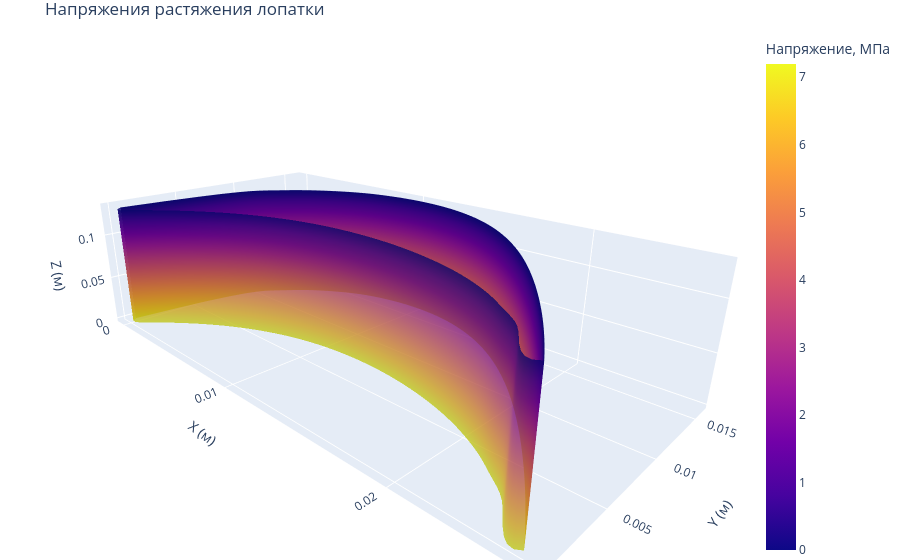

Source (notebook cell):
### Code cell
import numpy as np
from scipy.interpolate import interp1d
import plotly.graph_objects as go

def plot_3d_blade_with_stress(xu, yu, xl, yl, stress_distribution, 
                             height=0.1, num_points=100):
    # Интерполяция профилей
    f_u = interp1d(xu, yu, kind='cubic')
    x_u = np.linspace(min(xu), max(xu), num_points)
    y_u = f_u(x_u)
    
    f_l = interp1d(xl, yl, kind='cubic')
    x_l = np.linspace(min(xl), max(xl), num_points)
    y_l = f_l(x_l)

    # Создание координат по Z (включая верхнее и нижнее сечения)
    z_coords = np.linspace(0, height, num_points)
    
    # Интерполяция напряжений по высоте Z
    stress_interp = interp1d(np.linspace(0, height, len(stress_distribution)),
                            stress_distribution,
                            kind='linear',
                            fill_value='extrapolate')
    
    # Создание 3D сетки
    X_u, Z_u = np.meshgrid(x_u, z_coords)
    Y_u = np.array([y_u]*num_points)
    
    X_l, Z_l = np.meshgrid(x_l, z_coords)
    Y_l = np.array([y_l]*num_points)
    
    # Распределение напряжений по Z
    stress = stress_interp(z_coords)[:, np.newaxis]

    fig = go.Figure()
    
    # Верхняя поверхность
    fig.add_trace(go.Surface(
        x=X_u,
        y=Y_u,
        z=Z_u,
        surfacecolor=np.repeat(stress, len(x_u), axis=1),
        colorscale='Plasma',
        opacity=0.8,
        showscale=True,
        name='Напряжения',
        colorbar=dict(title='Напряжение, МПа')
    ))
    
    # Нижняя поверхность
    fig.add_trace(go.Surface(
        x=X_l,
        y=Y_l,
        z=Z_l,
        surfacecolor=np.repeat(stress, len(x_l), axis=1),
        colorscale='Plasma',
        showscale=False
    ))
    
    # Боковые поверхности
    for i in [0, -1]:  # Передняя и задняя кромки
        fig.add_trace(go.Surface(
            x=np.array([[xu[i], xl[i]]]*num_points),
            y=np.array([[yu[i], yl[i]]]*num_points),
            z=np.array([z_coords, z_coords]).T,
            surfacecolor=stress,
            colorscale='Plasma',
            showscale=False
        ))
    
    # Настройки отображения
    fig.update_layout(
        title='Напряжения растяжения лопатки',
        scene=dict(
            xaxis_title='X (м)',
            yaxis_title='Y (м)',
            zaxis_title='Z (м)',
            aspectmode='manual',
            aspectratio=dict(x=2, y=1, z=0.5),
            camera=dict(eye=dict(x=1.5, y=-1.5, z=0.8))
        ),
        margin=dict(l=0, r=50, b=0, t=30)
    )
    
    fig.show()


stress_values =tension_stress(y)/MPa# np.linspace(50, 100, len(xu))


plot_3d_blade_with_stress(xu, yu, xl, yl, 
                         stress_distribution=stress_values,
                         height=blade_length_my,
                         num_points=100)

### Figure 1 — Plotly figure (JSON) as saved in the notebook; plotly's stock layout.template omitted (floating-point values rounded to 4 significant figures; data arrays with more than 128 entries replaced by an {"elided": "..."} marker saying what was removed)
{"data": [{"colorbar": {"title": {"text": "Напряжение, МПа"}}, "colorscale": [[0, "#0d0887"], [0.1111, "#46039f"], [0.2222, "#7201a8"], [0.3333, "#9c179e"], [0.4444, "#bd3786"], [0.5556, "#d8576b"], [0.6667, "#ed7953"], [0.7778, "#fb9f3a"], [0.8889, "#fdca26"], [1, "#f0f921"]], "name": "Напряжения", "opacity": 0.8, "showscale": true, "surfacecolor": {"elided": "100x100 float values"}, "type": "surface", "x": {"elided": "100x100 float values"}, "y": {"elided": "100x100 float values"}, "z": {"elided": "100x100 float values"}}, {"colorscale": [[0, "#0d0887"], [0.1111, "#46039f"], [0.2222, "#7201a8"], [0.3333, "#9c179e"], [0.4444, "#bd3786"], [0.5556, "#d8576b"], [0.6667, "#ed7953"], [0.7778, "#fb9f3a"], [0.8889, "#fdca26"], [1, "#f0f921"]], "showscale": false, "surfacecolor": {"elided": "100x100 float values"}, "type": "surface", "x": {"elided": "100x100 float values"}, "y": {"elided": "100x100 float values"}, "z": {"elided": "100x100 float values"}}, {"colorscale": [[0, "#0d0887"], [0.1111, "#46039f"], [0.2222, "#7201a8"], [0.3333, "#9c179e"], [0.4444, "#bd3786"], [0.5556, "#d8576b"], [0.6667, "#ed7953"], [0.7778, "#fb9f3a"], [0.8889, "#fdca26"], [1, "#f0f921"]], "showscale": false, "surfacecolor": [[7.196], [7.133], [7.07], [7.007], [6.943], [6.879], [6.815], [6.751], [6.687], [6.622], [6.557], [6.492], [6.427], [6.362], [6.296], [6.23], [6.164], [6.098], [6.032], [5.965], [5.899], [5.832], [5.765], [5.697], [5.63], [5.562], [5.494], [5.426], [5.358], [5.289], [5.22], [5.151], [5.082], [5.013], [4.943], [4.874], [4.804], [4.734], [4.663], [4.593], [4.522], [4.451], [4.38], [4.309], [4.237], [4.166], [4.094], [4.022], [3.949], [3.877], [3.804], [3.731], [3.658], [3.585], [3.511], [3.438], [3.364], [3.29], [3.215], [3.141], [3.066], [2.991], [2.916], [2.841], [2.766], [2.69], [2.614], [2.538], [2.462], [2.385], [2.309], [2.232], [2.155], [2.078], [2.0], [1.923], [1.845], [1.767], [1.689], [1.61], [1.531], [1.453], [1.374], [1.294], [1.215], [1.135], [1.056], [0.9755], [0.8953], [0.8149], [0.7343], [0.6535], [0.5725], [0.4913], [0.4099], [0.3283], [0.2466], [0.1646], [0.08238], [0]], "type": "surface", "x": {"elided": "100x2 int values"}, "y": {"elided": "100x2 float values"}, "z": {"elided": "100x2 float values"}}, {"colorscale": [[0, "#0d0887"], [0.1111, "#46039f"], [0.2222, "#7201a8"], [0.3333, "#9c179e"], [0.4444, "#bd3786"], [0.5556, "#d8576b"], [0.6667, "#ed7953"], [0.7778, "#fb9f3a"], [0.8889, "#fdca26"], [1, "#f0f921"]], "showscale": false, "surfacecolor": [[7.196], [7.133], [7.07], [7.007], [6.943], [6.879], [6.815], [6.751], [6.687], [6.622], [6.557], [6.492], [6.427], [6.362], [6.296], [6.23], [6.164], [6.098], [6.032], [5.965], [5.899], [5.832], [5.765], [5.697], [5.63], [5.562], [5.494], [5.426], [5.358], [5.289], [5.22], [5.151], [5.082], [5.013], [4.943], [4.874], [4.804], [4.734], [4.663], [4.593], [4.522], [4.451], [4.38], [4.309], [4.237], [4.166], [4.094], [4.022], [3.949], [3.877], [3.804], [3.731], [3.658], [3.585], [3.511], [3.438], [3.364], [3.29], [3.215], [3.141], [3.066], [2.991], [2.916], [2.841], [2.766], [2.69], [2.614], [2.538], [2.462], [2.385], [2.309], [2.232], [2.155], [2.078], [2.0], [1.923], [1.845], [1.767], [1.689], [1.61], [1.531], [1.453], [1.374], [1.294], [1.215], [1.135], [1.056], [0.9755], [0.8953], [0.8149], [0.7343], [0.6535], [0.5725], [0.4913], [0.4099], [0.3283], [0.2466], [0.1646], [0.08238], [0]], "type": "surface", "x": {"elided": "100x2 float values"}, "y": {"elided": "100x2 float values"}, "z": {"elided": "100x2 float values"}}], "layout": {"autosize": true, "margin": {"b": 0, "l": 0, "r": 50, "t": 30}, "scene": {"aspectmode": "manual", "aspectratio": {"x": 2, "y": 1, "z": 0.5}, "camera": {"eye": {"x": 1.5, "y": -1.5, "z": 0.8}}, "xaxis": {"title": {"text": "X (м)"}, "type": "linear"}, "yaxis": {"title": {"text": "Y (м)"}, "type": "linear"}, "zaxis": {"title": {"text": "Z (м)"}, "type": "linear"}}, "title": {"text": "Напряжения растяжения лопатки"}}}
